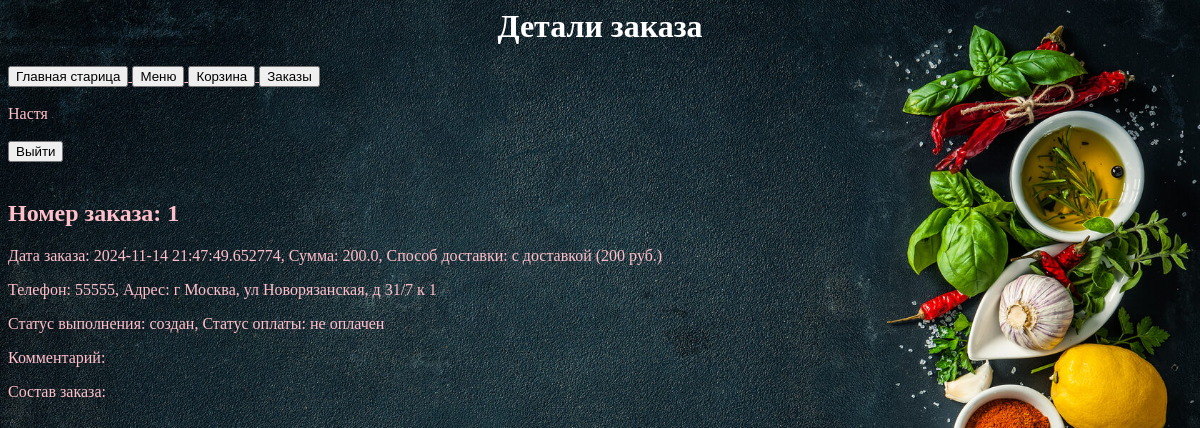
The app's page /orders/order/1/ (signed in) with its own data.
### app/models.py (models this page shows, shortened)
class User(db.Model):
    __tablename__ = 'users'
    id = db.Column(db.Integer, unique=True, primary_key=True)
    name = db.Column(db.String)
    username = db.Column(db.String, unique=True)
    email = db.Column(db.String, unique=True)
    password = db.Column(db.String)
    created_on = db.Column(db.DateTime(), default=datetime.utcnow)
    updated_on = db.Column(db.DateTime(), default=datetime.utcnow, onupdate=datetime.utcnow)
    active = db.Column(db.Boolean())

class Order(db.Model):
    __tablename__ = 'orders'
    id = db.Column(db.Integer, primary_key=True, index=True)
    user_id = db.Column(db.Integer)
    summa = db.Column(db.Numeric(10, 2), nullable=False)
    delivery = db.Column(db.String, default='self')
    phone = db.Column(db.String)
    address = db.Column(db.String)
    pay_stat = db.Column(db.String, default='not')
    status = db.Column(db.Integer, default=1)
    comment = db.Column(db.Text)
    time_create = db.Column(db.DateTime, default=datetime.now())
    time_update = db.Column(db.DateTime, default=datetime.now())

### app/views.py (the view, shortened to what this page needs)
@app.route('/orders/order/<order_id>/')
def order(order_id):
    global current_user
    order = Order.query.filter_by(id=order_id).first()
    if current_user.id == order.user_id:
        summa = order.summa
        delivery = order.delivery
        deli_info = ''
        if delivery == 'avto':
            deli_info = 'с доставкой (200 руб.)'
        else:
            deli_info = 'самовывоз'
        pay_stat = order.pay_stat
        pay_info = ''
        if pay_stat == 'paid':
            pay_info = 'заказ оплачен'
        elif pay_stat == 'part':
            pay_info = 'внесен аванс'
        else:
            pay_info = 'не оплачен'
        status = order.status
        stat_info = ''
        if status == 1:
            stat_info = 'создан'
        elif status == 2:
            stat_info = 'принят'
        elif status == 3:
            stat_info = 'отказан'
        elif status == 4:
            stat_info = 'в работе'
        elif status == 5:
            stat_info = 'готов'
        elif status == 6:
            stat_info = 'у курьера'
        else:
            stat_info = 'исполнен'
        detail = OrderIn.query.filter_by(order_id=order_id)
        list_detail = []
        title = 'Детали заказа'
        return render_template('order.html', current_user=current_user, title=title, order_id=order_id
                               , summa=summa, deli_info=deli_info, phone=order.phone, address=order.address
                               , pay_info=pay_info, stat_info=stat_info, comment=order.comment
                               , time_create=order.time_create, list_detail=list_detail)
    else:
        return 'Для просмотра заказа нужно авторизоваться!'

### app/views.py (called while the page is built)
@login_manager.user_loader
def load_user(user_id):
    return User.query.filter_by(id=user_id).first()  # Fetch the user from the database

### app/templates/order.html (shortened to what this page needs)
{% extends "base.html" %}
{% block pagename %}
<h1>{{ title }}</h1>
{% endblock %}
{% block content %}
<h2>Номер заказа: {{ order_id }}</h2>
<p>Дата заказа: {{ time_create }}, Сумма: {{ summa | float }}, Способ доставки: {{ deli_info }}</p>
<p>Телефон: {{ phone }}, Адрес: {{ address }}</p>
<p>Статус выполнения: {{ stat_info }}, Статус оплаты: {{ pay_info }}</p>
<p>Комментарий: {{ comment }}</p>
<p>Состав заказа:</p>
{% endblock %}

### app/templates/base.html (shortened to what this page needs)
<html lang="en">
<head>
    <link rel="stylesheet" href='{{ url_for("static", filename="css/style12.css") }}'>
</head>
<body>
<header>
    {% block pagename %}{% endblock %}
</header>
<nav>
    {% block menu %}
    <a href='/base/'>
        <button type="button">Главная старица</button>
    </a>
    <a href='/menu/'>
        <button type="button">Меню</button>
    </a>
    <a href='/basket/'>
        <button type="button">Корзина</button>
    </a>
    {% if current_user.id > 1 %}
    <a href='/orders/'>
        <button type="button">Заказы</button>
    </a>
    {% endif %}
    <br><br>
    {{ current_user.name }}
    <br><br>
    {% if current_user.id == 1 %}
    <a href='/login/'>
        <button type="button">Войти</button>
    </a>
    <a href='/register/'>
        <button type="button">Зарегистрироваться</button>
    </a>
    {% else %}
    <a href='/logout/'>
        <button type="button">Выйти</button>
    </a>
    {% endif %}
    {% endblock %}
</nav>
<main><br>
    {% block content %}{% endblock %}
</main>
</body>
</html>

### app/static/css/style12.css (style rules this page uses)
h1 { text-align: center; color: #FFFFFF; }
p { text-align: left; color: #FFC0CB; }
a { text-align: left; color: #FFC0CB; }
html { background-image: url(fon1.jpg); background-repeat: no-repeat; background-position: center center; background-attachment: fixed; -webkit-background-size: cover; -moz-background-size: cover; -o-background-size: cover; background-size: cover; }
body { text-align: left; color: #FFC0CB; }

### records on screen
User: name "Настя"
Order: time_create "2024-11-14 21:47:49.652774", summa "200.0", phone "55555", address "г Москва, ул Новорязанская, д 31/7 к 1"

### other values on screen
{{ title }} "Детали заказа"
{{ order_id }} "1"
{{ deli_info }} "с доставкой (200 руб.)"
{{ stat_info }} "создан"
{{ pay_info }} "не оплачен"
